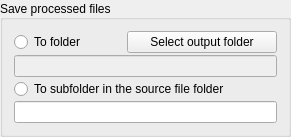
           <widget class="QGroupBox" name="groupBoxSaveProcessedFiles">
            <property name="sizePolicy">
             <sizepolicy hsizetype="Expanding" vsizetype="Fixed">
              <horstretch>0</horstretch>
              <verstretch>0</verstretch>
             </sizepolicy>
            </property>
            <property name="minimumSize">
             <size>
              <width>0</width>
              <height>0</height>
             </size>
            </property>
            <property name="maximumSize">
             <size>
              <width>16777215</width>
              <height>180</height>
             </size>
            </property>
            <property name="locale">
             <locale language="English" country="UnitedStates"/>
            </property>
            <property name="title">
             <string>Save processed files</string>
            </property>
            <property name="alignment">
             <set>Qt::AlignmentFlag::AlignLeading|Qt::AlignmentFlag::AlignLeft|Qt::AlignmentFlag::AlignVCenter</set>
            </property>
            <layout class="QVBoxLayout" name="verticalLayout_9">
             <item>
              <layout class="QVBoxLayout" name="verticalLayout">
               <property name="spacing">
                <number>2</number>
               </property>
               <item>
                <layout class="QHBoxLayout" name="horizontalLayout_7">
                 <item>
                  <widget class="QRadioButton" name="radioButtonSaveToFolder">
                   <property name="text">
                    <string notr="true">To folder</string>
                   </property>
                  </widget>
                 </item>
                 <item>
                  <spacer name="horizontalSpacer_3">
                   <property name="orientation">
                    <enum>Qt::Orientation::Horizontal</enum>
                   </property>
                   <property name="sizeHint" stdset="0">
                    <size>
                     <width>40</width>
                     <height>20</height>
                    </size>
                   </property>
                  </spacer>
                 </item>
                 <item>
                  <widget class="QPushButton" name="pushButtonSaveToFolderSelectFolder">
                   <property name="sizePolicy">
                    <sizepolicy hsizetype="Minimum" vsizetype="Fixed">
                     <horstretch>0</horstretch>
                     <verstretch>0</verstretch>
                    </sizepolicy>
                   </property>
                   <property name="minimumSize">
                    <size>
                     <width>150</width>
                     <height>0</height>
                    </size>
                   </property>
                   <property name="text">
                    <string notr="true">Select output folder</string>
                   </property>
                  </widget>
                 </item>
                </layout>
               </item>
               <item>
                <layout class="QHBoxLayout" name="horizontalLayout_15">
                 <item>
                  <widget class="QLineEdit" name="lineEditSaveToFolderRoot">
                   <property name="enabled">
                    <bool>false</bool>
                   </property>
                   <property name="readOnly">
                    <bool>true</bool>
                   </property>
                  </widget>
                 </item>
                </layout>
               </item>
               <item>
                <layout class="QHBoxLayout" name="horizontalLayout_11">
                 <item>
                  <widget class="QRadioButton" name="radioButtonSaveToSubfolder">
                   <property name="text">
                    <string notr="true">To subfolder in the source file folder</string>
                   </property>
                  </widget>
                 </item>
                </layout>
               </item>
               <item>
                <layout class="QHBoxLayout" name="horizontalLayout_16">
                 <item>
                  <widget class="QLineEdit" name="lineEditSaveToSubfolderName">
                   <property name="placeholderText">
                    <string/>
                   </property>
                  </widget>
                 </item>
                </layout>
               </item>
              </layout>
             </item>
            </layout>
           </widget>
